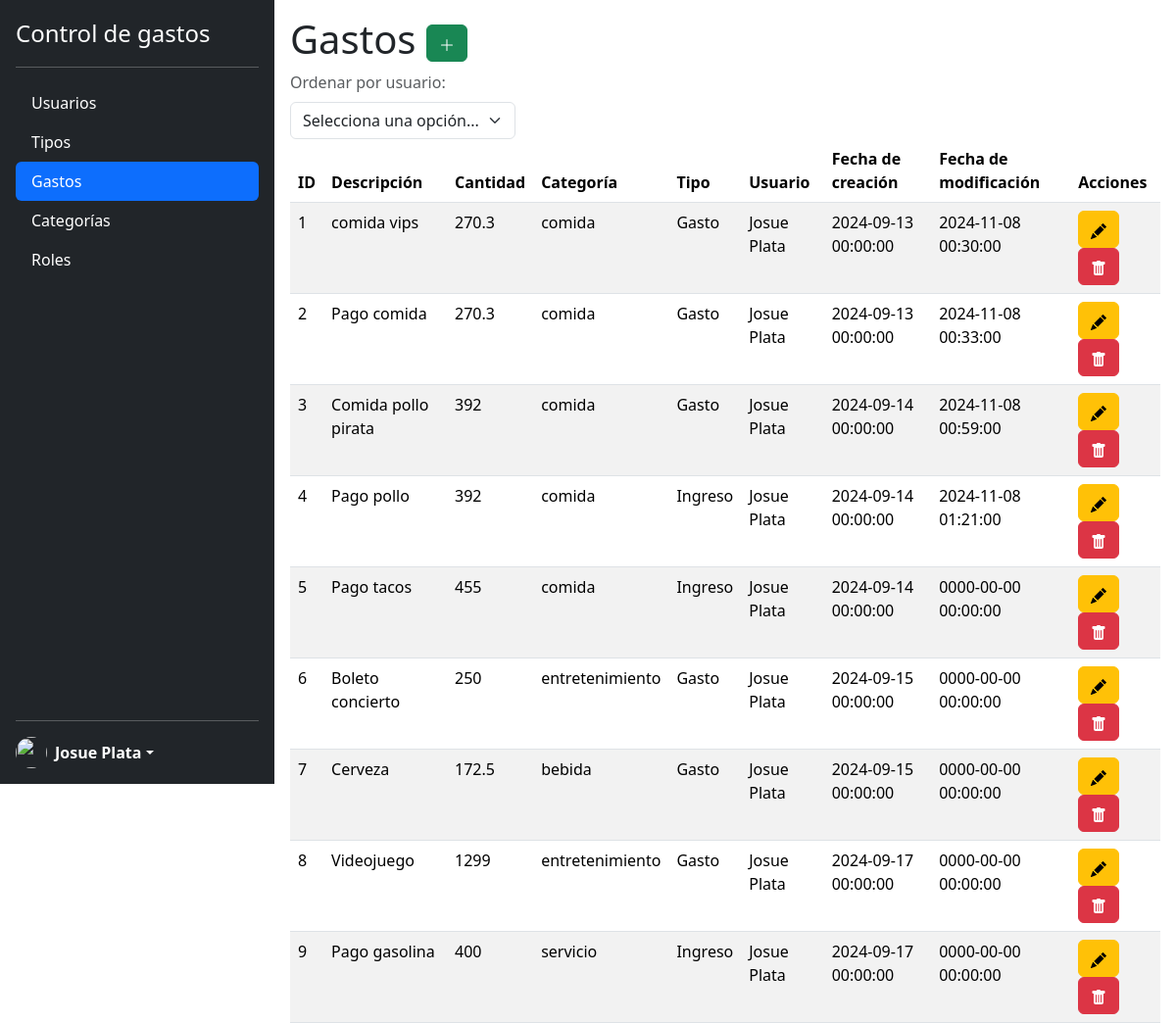
/modules/gastos/ (signed in), run on an earlier commit of the app's database.
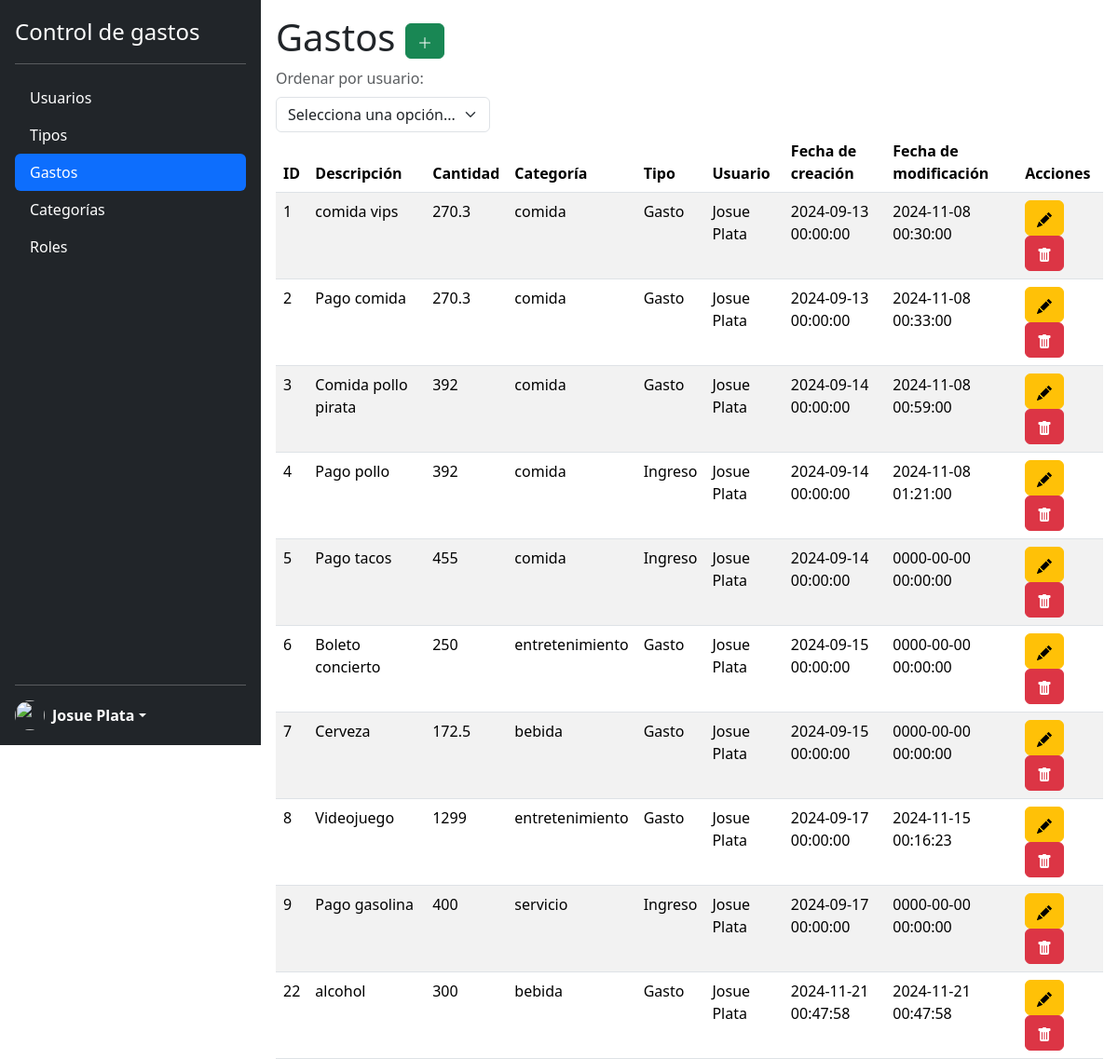
And on a later commit of the database.
### tables this page shows
CREATE TABLE `gastos` (
  `id` int(11) UNSIGNED NOT NULL,
  `descripcion` varchar(255) NOT NULL,
  `creacion` datetime DEFAULT current_timestamp(),
  `modificacion` datetime DEFAULT current_timestamp() ON UPDATE current_timestamp(),
  `cantidad` float NOT NULL,
  `categoria` int(11) UNSIGNED NOT NULL,
  `tipo` int(11) UNSIGNED NOT NULL,
  `usuario` int(11) UNSIGNED NOT NULL
);

CREATE TABLE `categorias` (
  `id` int(11) UNSIGNED NOT NULL,
  `nombre` varchar(50) NOT NULL,
  `creacion` datetime DEFAULT current_timestamp(),
  `modificacion` datetime DEFAULT current_timestamp() ON UPDATE current_timestamp(),
  `usuario` int(11) UNSIGNED NOT NULL,
  `status` int(1) NOT NULL,
  `color` char(6) NOT NULL
);

CREATE TABLE `tipos` (
  `id` int(11) UNSIGNED NOT NULL,
  `nombre` varchar(50) NOT NULL,
  `creacion` datetime DEFAULT current_timestamp(),
  `modificacion` datetime DEFAULT current_timestamp() ON UPDATE current_timestamp(),
  `status` int(1) NOT NULL,
  `color` char(6) DEFAULT NULL
);

CREATE TABLE `usuarios` (
  `id` int(11) UNSIGNED NOT NULL,
  `nombre` varchar(50) NOT NULL,
  `telefono` varchar(10) NOT NULL,
  `correo` varchar(255) NOT NULL,
  `password` varchar(50) NOT NULL,
  `rol` int(11) UNSIGNED NOT NULL,
  `creacion` datetime DEFAULT current_timestamp(),
  `modificacion` datetime DEFAULT current_timestamp() ON UPDATE current_timestamp(),
  `status` int(1) NOT NULL
);

### modules/gastos/index.php (the view, shortened to what this page needs)
<?php
require_once '../../lib/db.php';
?>
<!DOCTYPE html>
<html lang="en">
<head>
    <?php include_once '../../lib/head.php'; ?>
</head>
<body class="d-flex flex-nowrap">
    <?php
    $idUsuario = $_SESSION['id'];
    include_once '../../lib/sidebar.php';
    ?>
    <section class="p-3 w-100">
        <h1>Gastos
            <a href="insertar.php" class="btn btn-success">
                <svg xmlns="http://www.w3.org/2000/svg" width="16" height="16" fill="currentColor" class="bi bi-plus-lg" viewBox="0 0 16 16">
                    <path fill-rule="evenodd" d="M8 2a.5.5 0 0 1 .5.5v5h5a.5.5 0 0 1 0 1h-5v5a.5.5 0 0 1-1 0v-5h-5a.5.5 0 0 1 0-1h5v-5A.5.5 0 0 1 8 2" />
                </svg>
            </a>
        </h1>
        <div class="d-inline-flex flex-column align-items-start">
            <form method="GET" action="index.php" class="d-inline">
                <label for="orderSelect" class="form-label text-muted">Ordenar por usuario:</label>
                <select name="order" id="orderSelect" class="form-select w-auto" onchange="this.form.submit()">
                    <option value="" disabled selected>Selecciona una opción...</option>
                </select>
            </form>
        </div>
        <table class="table table-striped table-hover">
            <thead>
                <tr>
                    <th>ID</th>
                    <th>Descripción</th>
                    <th>Cantidad</th>
                    <th>Categoría</th>
                    <th>Tipo</th>
                    <th>Usuario</th>
                    <th>Fecha de creación</th>
                    <th>Fecha de modificación</th>
                    <th>Acciones</th>
                </tr>
            </thead>
            <tbody>
                <?php
                $order = 'ASC';
                $consulta = "SELECT g.id, g.descripcion, g.creacion, g.modificacion, g.cantidad, u.nombre as usuario, t.nombre as tipo, c.nombre as categoria FROM gastos g JOIN usuarios u ON g.usuario = u.id JOIN tipos t ON g.tipo = t.id JOIN categorias c ON g.categoria = c.id WHERE g.usuario = $idUsuario ORDER BY u.nombre $order";
                $resultado = mysqli_query($enlace, $consulta);
                while ($registro = mysqli_fetch_object($resultado)) {
                ?>
                    <tr>
                        <td><?php echo $registro->id; ?></td>
                        <td><?php echo $registro->descripcion; ?></td>
                        <td><?php echo $registro->cantidad; ?></td>
                        <td><?php echo $registro->categoria; ?></td>
                        <td><?php echo $registro->tipo; ?></td>
                        <td><?php echo $registro->usuario; ?></td>
                        <td><?php echo $registro->creacion; ?></td>
                        <td><?php echo $registro->modificacion; ?></td>
                        <td>
                            <a href="editar.php?id=<?php echo $registro->id; ?>" class="btn btn-warning">
                            </a>
                            <a href="eliminar.php?id=<?php echo $registro->id; ?>" class="btn btn-danger">
                            </a>
                        </td>
                    </tr>
                <?php } ?>
            </tbody>
        </table>
    </section>
</body>
</html>

What changed in the data, as far as the page shows it:
changed gastos "Videojuego": modificacion "0000-00-00 00:00:00" → "2024-11-15 00:16:23"
added gastos: id "22", descripcion "alcohol", cantidad "300", categoria.nombre "bebida", tipo.nombre "Gasto", usuario.nombre "Josue Plata", creacion "2024-11-21 00:47:58", modificacion "2024-11-21 00:47:58"
